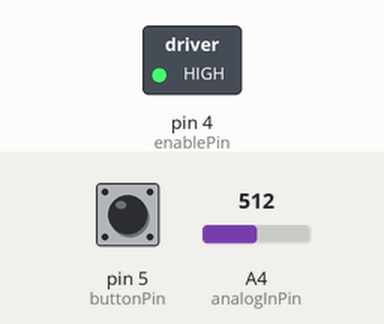
Bench run of a sketch on a simulated Arduino Uno, built with avr-gcc and run on an emulated ATmega328P. On the bench: switched loads named in the sketch (green lamp = pin HIGH). The inputs (shaded band) are chosen by the test bench; at power-on: pin 5 (buttonPin) LOW, A4 (analogInPin) = 512.

Above: at 1.2 s.
1.3 s: pin 5 (buttonPin) pulled HIGH for 0.15 s
At 2.7 s:
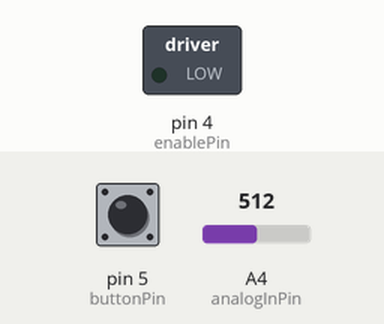
Timing chart, 0 to 16.0 s (numbered marks = the images above; inputs shaded):
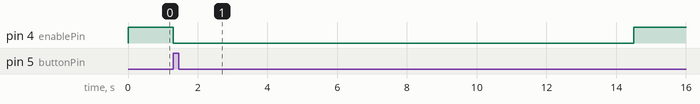

Measured:
- after the input at 1.3 s, pin 4 (enablePin): HIGH → LOW at once, → HIGH 13.2 s later

The sketch:

Lino_kubo_pasukimas_be_acceleracijos.ino
```cpp
//#include <AccelStepper.h>

// Define stepper motor connections and motor interface type. Motor interface type must be set to 1 when using a driver:
#define dirPin 3
#define stepPin 2
#define motorInterfaceType 1

//AccelStepper stepper = AccelStepper(motorInterfaceType, stepPin, dirPin);

const int buttonPin = 5;     // the number of the pushbutton pin
int buttonState = 0;
int pos = 0;
const int enablePin = 4;
const int analogInPin = A4  ;  // Analog input pin that the potentiometer is attached to
int sensorValue = 0;        // value read from the pot
int maxSpeedValue = 0;        // value output to the PWM (analog out)
int accelerationValue = 0;        // value output to the PWM (analog out)

int ROTATE_STEPS = 1600; //200 full steps * 32 microstepping = 6400 / 4 (for 90 degree turn)

void setup() {
  pinMode(buttonPin, INPUT);
  pinMode(enablePin , OUTPUT); // for stepper controller
}

void loop() {
  sensorValue = analogRead(analogInPin);
  maxSpeedValue = map(sensorValue, 0, 1023, 50, 8000);
//  accelerationValue = map(sensorValue, 0, 1023, 10, 800);

//  stepper.setMaxSpeed(maxSpeedValue);
//  stepper.setAcceleration(accelerationValue);

 // stepper.setCurrentPosition(0); // Setting AccelStepper position value to 0

  digitalWrite(enablePin, HIGH);  // Disable controller
  buttonState = digitalRead(buttonPin);

  if (buttonState == HIGH) {

    digitalWrite(enablePin, LOW);

      for (int i = 0; i < ROTATE_STEPS; i++) {
    // These four lines result in 1 step:
    digitalWrite(stepPin, HIGH);
    delayMicroseconds(maxSpeedValue);
    digitalWrite(stepPin, LOW);
    delayMicroseconds(maxSpeedValue);
  }
 //   pos = stepper.currentPosition() + ROTATE_STEPS;

//    stepper.moveTo(pos);
//    stepper.runToPosition();

    delay(300);
  }
}
```
